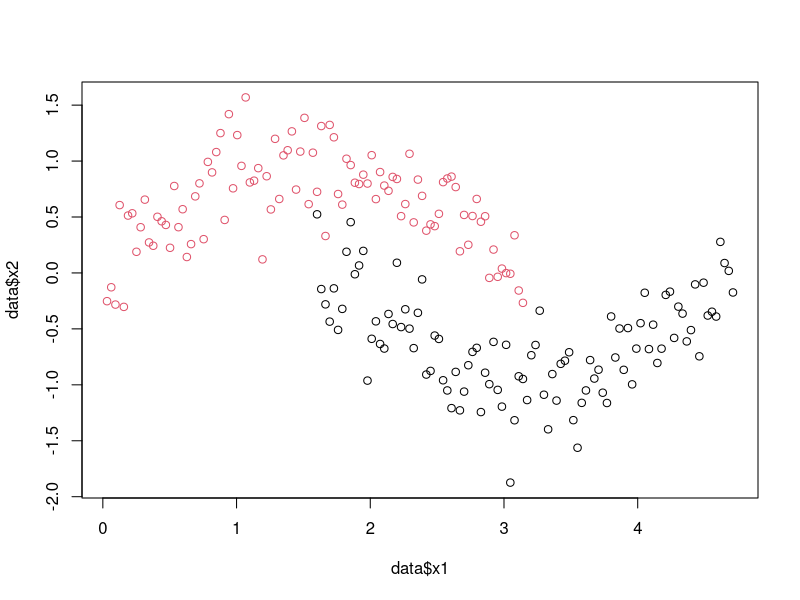

This figure's R source: (Note: this script raises an error after producing the figure.)
library(kernlab)
library(dplyr)
#######  Mock data ###### 
make.sinusoidals <- function(m,noise=0.2) 
{
  x1 <- c(1:2*m)
  x2 <- c(1:2*m)
  for (i in 1:m) {
    x1[i] <- (i/m) * pi
    x2[i] <- sin(x1[i]) + rnorm(1,0,noise)
  }
  for (j in 1:m) {
    x1[m+j] <- (j/m + 1/2) * pi
    x2[m+j] <- cos(x1[m+j]) + rnorm(1,0,noise)
  }
  target <- as.factor(c(rep(+1,m),rep(-1,m)))
  return(data.frame(x1,x2,target))
}
data <- make.sinusoidals(100,noise=0.3)
plot(data$x1, data$x2, col=data$target)

#######  Mock Kernel matrix ###### 
rbf.kernel <- function(x, y, sigma=10) {
  return(exp(-sum((x-y)^2)^2/(2*sigma^2)))
}

kernelFun <- "id"
kernel <- switch(kernelFun,
                 rbf=rbfdot(sigma = 1),
                 id=polydot(degree = 1, scale = 1, offset = 0))

K <- kernelMatrix(kernel, data[,1:2] %>% as.matrix())

###### Option A: alternative func rbf & kernel matrix ###### 

## Euclidean Distance  
#1.|| a || = sqrt(aDOTa), 
#2. d(x,y) = || x - y || = sqrt((x-y)DOT(x-y))
#3. aDOTb = sum(a*b)
d<-function(x,y){
  aux=x-y
  dis=sqrt(sum(aux*aux))
  return(dis)
}

##Radial Basis Function Kernel
# 1.K(x,x')=exp(-q||x-x'||^2) where ||x-x'|| is could be defined as the
# euclidian distance and 'q' it's the gamma parameter
rbf<-function(x,y,q=0.2){
  aux<-d(x,y)
  rbfd<-exp(-q*(aux)^2)
  return(rbfd)
}


###### Option B: yet another alternative func rbf & kernel matrix ###### 
rbfkernelMx <-function(X, sigma = 1, Y = NULL){
  # test if X is a matrix
  if(!is.matrix(X))
  {
    print("X must be a matrix containing samples in its rows")
    return()
  }
  # test if sigma is a number and > 0
  if(length(sigma) != 1 || sigma <= 0)
  {
    print("sigma must be a number > 0 specifying the rbf-kernel width")
    return()
  }
  if(!is.null(Y))
  {
    # test if Y is a matrix
    if(!is.matrix(Y))
    {
      print("Y must be a matrix containing samples in its rows or NULL if it should not be used")
      return()
    }
    # test if vectors in X and Y have same dimension
    if(ncol(X) != ncol(Y))
    {
      print("The samples in the rows of X and Y must be of same dimension")
      return()
    }
  }
  
  n <- nrow(X) # number of samples in X
  
  if(is.null(Y))
  {
    # calculate distance matrix
    XtX <- tcrossprod(X)
    XX <- matrix(1, n) %*% diag(XtX)
    D <- XX - 2*XtX + t(XX) # distance matrix
  }
  else
  {
    m <- nrow(Y) # number of samples in Y
    # calculate distance matrix (between vectors of X and Y)
    XX <- matrix(apply(X ^ 2, 1, sum), n, m)
    YY <- matrix(apply(Y ^ 2, 1, sum), n, m, byrow = TRUE)
    XY <- tcrossprod(X, Y)
    D <- XX - 2*XY + YY
  }
  
  # calculate rbf-kernel matrix
  K <- exp(-D/(2*sigma))
  
  return(K)
}

#######  Test functions ###### 

data(spirals)
data <- spirals
rm(spirals)
actuals <- km$cluster   ## using SpectralClustering code 
##### Option A 
#calculating the kernel matrix
kernelmatrix=matrix(0,nrow(data),nrow(data))
for(i in 1:nrow(data)){
  for(j in 1:nrow(data)){
    kernelmatrix[i,j]=rbf(data[i,1:(ncol(data)-1)],data[j,1:(ncol(data)-1)],q=32)
  }
}
K <- kernelmatrix
rm(kernelmatrix)


###### agains normal kmeans with kernel=Identity
clusters <- 2
# Mock assignments
assignments <- matrix(0, nrow = nrow(K), ncol = clusters)
part <- nrow(K)/clusters +1
rassign <- sapply(1:nrow(K)/part, function(x) floor(x)+1)
for(i in 1:nrow(K)) {
  assignments[i,rassign[i]] <- 1
}

## discrete grid search space 
si <- c(2^-10,2^-9,2^-8,2^-7,2^-6,2^-5,2^-4,2^-3,2^-2,2^-1,
        2, 2^2,2^3,2^4,2^5,2^6,2^7,2^8,2^9,2^10)
dftuneRes <- dplyr::tibble(sigma = numeric(), accuracy= numeric())
for(i in 1:length(si)){
  ##### Option B
  K <- rbfkernelMx ( X= data, sigma = si[i])
  # Own Kernel Kmeans
  Z <- kernel.kmeans(K, clusters = clusters, iter.max = 10,
                     assignments = assignments)
  target <- apply(Z, 1, which.max)
  cmTrain=table(actuals, target)
  accuracyTrain = sum(diag(cmTrain))/sum(cmTrain)
  dftuneRes <- dftuneRes%>% 
    dplyr::add_row(sigma =  si[i],
                   accuracy= accuracyTrain)
}
## get best sigma hyperparameter
bestSigma <- dftuneRes[which.max(dftuneRes$accuracy),1]%>% pull(sigma)
K <- rbfkernelMx ( X= data, sigma = bestSigma)
# Own Kernel Kmeans
Z <- kernel.kmeans(K, clusters = clusters, iter.max = 10,
                   assignments = assignments)
target <- apply(Z, 1, which.max)

# Regular Kmeans
centers <- (t(assignments) %*% as.matrix(data[,1:2])) / apply(assignments, 2, sum)
kmns <- kmeans(data[,1:2], iter.max = 10,centers = centers)
# See cluster distribution on mock data to see their are equal
#plot(data$x1, data$x2, col=target)
#plot(data$x1, data$x2, col=kmns$cluster)
# plot spiral data 
plot(data[,1], data[,2], col=target, main=bquote("Custom Kernel K-means" ~  sigma==.(bestSigma)))
plot(data[,1], data[,2], col=kmns$cluster, main="K-means")
